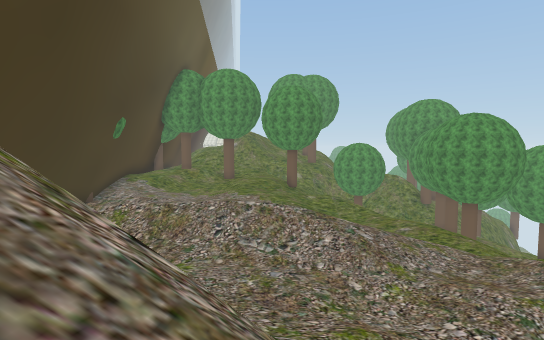
view 1 (above)

19 first-person views from a walk through a 3-D level made in the Unity game engine. The camera is 1.3 m above the floor, tilts 4° down and sees 80° across. The floor is counted in squares, 2 m on a side. Each view is taken from the middle of a square. On the plan, view 1 faces up. The plan holds only what a view shows up to about 10 squares ahead; the rest is blank. The place goes on beyond the plan. Some trees and plants on the terrain are drawn as simple stand-ins. Some surface patterns are stand-ins.

view 2
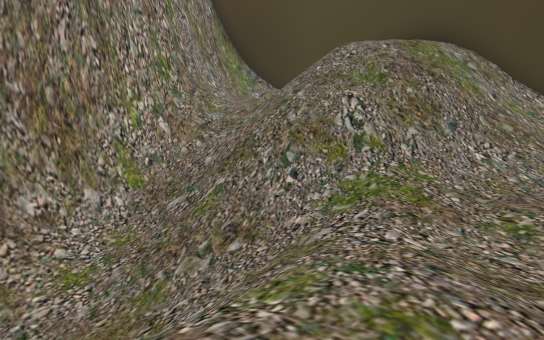

view 3
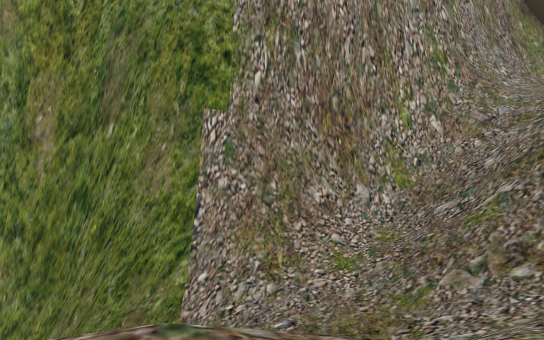

view 4
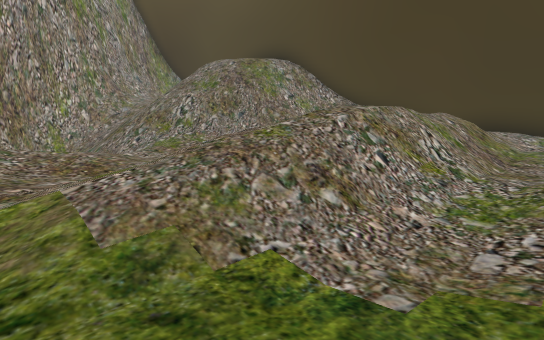

view 5
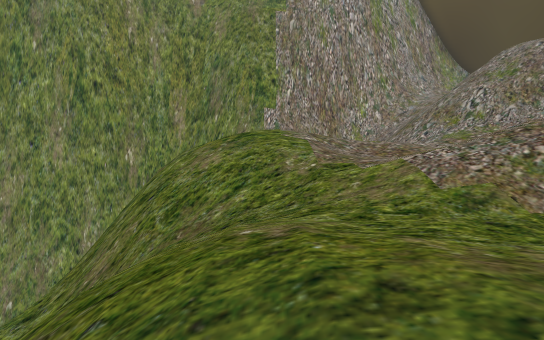

view 6
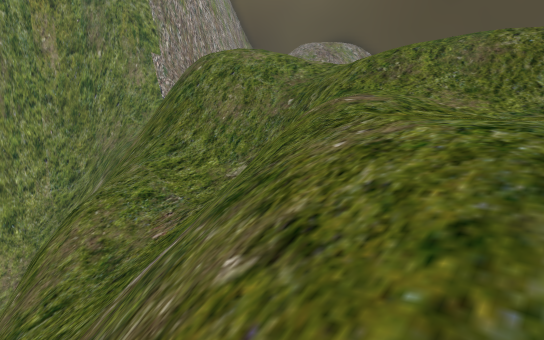

view 7
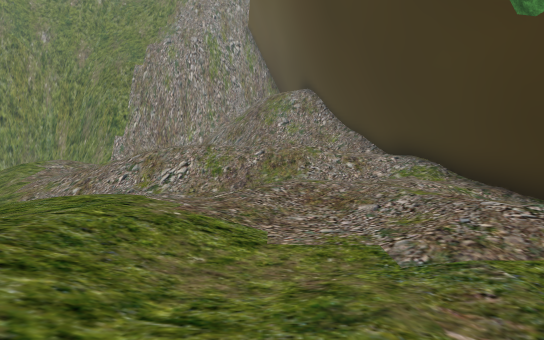

view 8
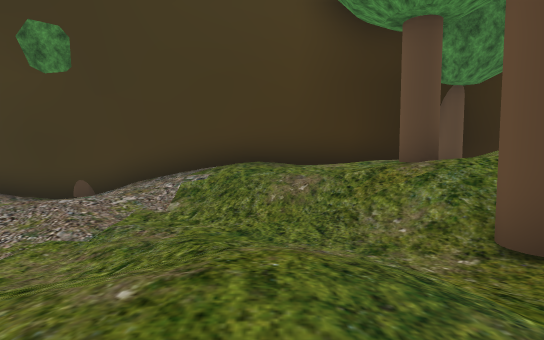

view 9
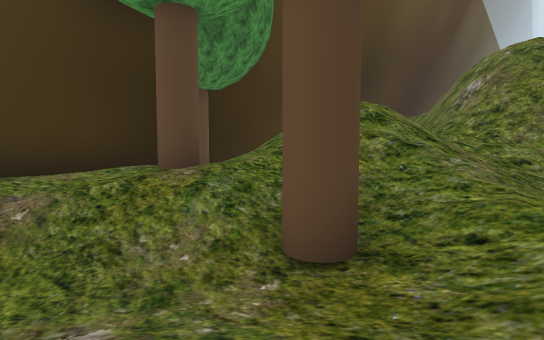

view 10
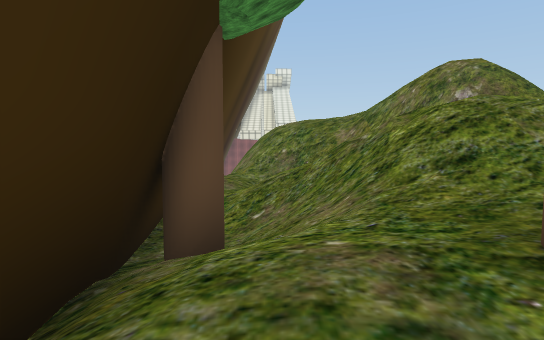

view 11
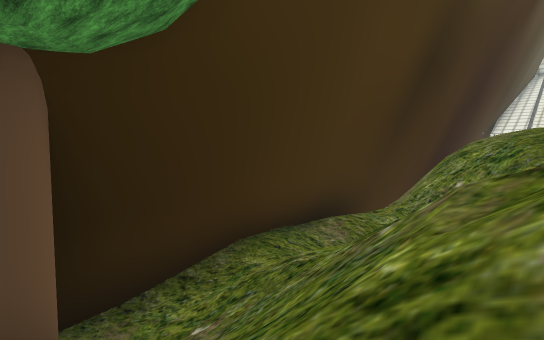

view 12
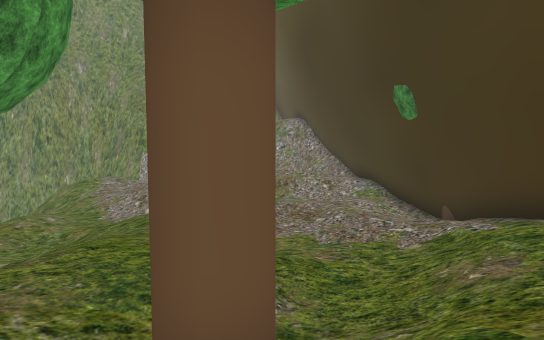

view 13
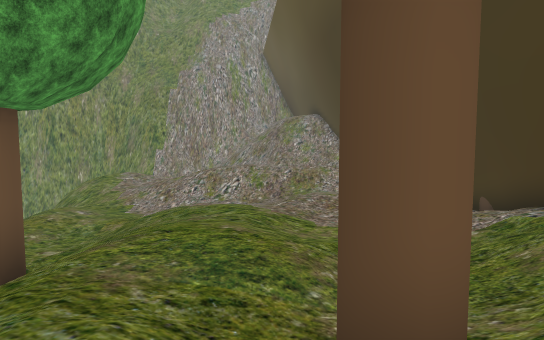

view 14
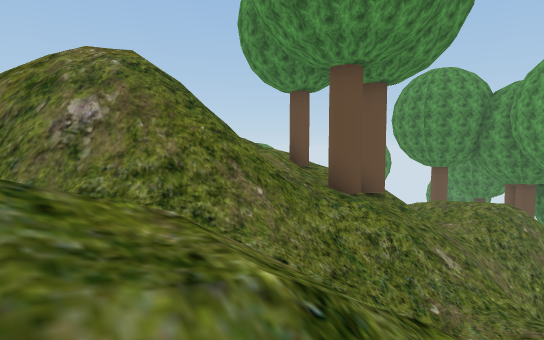

view 15
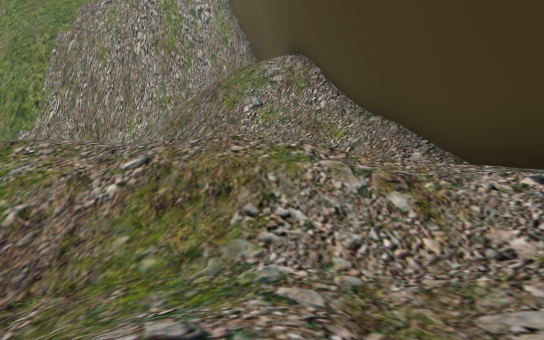

view 16
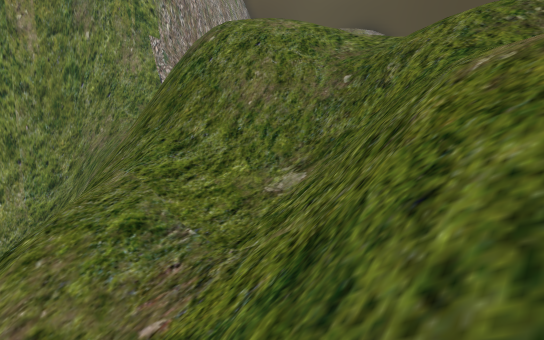

view 17
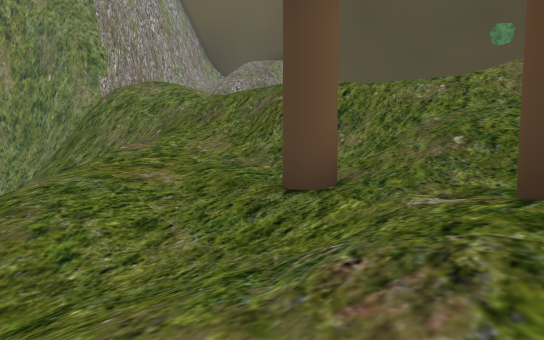

view 18
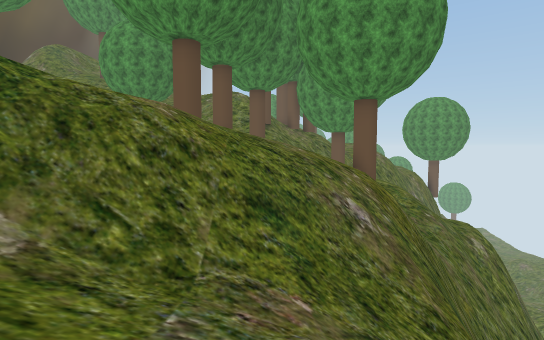

view 19
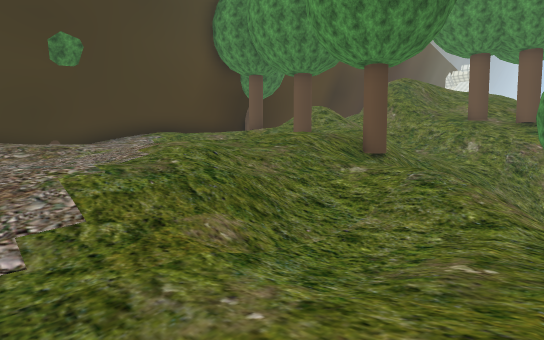

### Floor plan
Key: @ floor where view 1 was taken; # wall or solid block; x gap in a wall; . main floor; : floor 0.75 m higher than the main floor; - floor 0.75 m lower than the main floor; _ floor 1.5 m lower than the main floor; + floor 1.75 m higher than the main floor; < floor 2.25 m lower than the main floor; * floor 3.25 m higher than the main floor; ( floor 3.25 m lower than the main floor; ! floor 4.75 m lower than the main floor; ? floor 6.25 m lower than the main floor; % floor 7.25 m higher than the main floor; / step, stairs or slope; = window, fence, low wall or low ledge; v drop or lower ground; T tree.
Columns run from 9 left of view 1 to 18 right of it. Each row starts with its distance up from view 1.
 29 #=////
 28 #//= /      T
 27 #//  # /= //*
 26 #/   ##== /TT/
 25 =#/   /==//////..
 24 =#/// ////////////
 23 =#////// .//=vxx=/
 22 .T/////// ////
 21  #/++///+ //
 20  #++T/T////
 19  #++//./::T/
 18  #+//./:+:T/
 17  #+//../://./    /!T!/  ///v
 16  #:/.../:///-/////!///T //vv
 15  #=.......////////T/?/  /vv
 14  T........//__///!!///  vv
 13  T#.......//___///!/!//vv
 12  .#.......//__-////!//vv
 11   #.../  ./___-///////vv
 10   #/..//--/_____///=//v
  9   #///////////__/=////v
  8   #+///+++///////=////v
  7   ## ////////..//v#//v
  6    #/  .......////#xv
  5    #//  ....../://vv
  4    ##////./...//
  3     ####=/////
  2     #///==/////
  1     #%///////<(/ /v #
  0     #////@/=///###vv#
 -1         ////#########
 -2         //####
 -3         /##

Where each view was taken, in squares from view 1:
view 1: 0 up, 0 right, facing up
view 2: 5 up, 5 right, facing down-left
view 3: 5 up, 5 right, facing down
view 4: 11 up, 5 right, facing down-left
view 5: 12 up, 6 right, facing down
view 6: 13 up, 13 right, facing down-left
view 7: 18 up, 3 left, facing down
view 8: 18 up, 0 right, facing left
view 9: 18 up, 1 left, facing up-left
view 10: 19 up, 7 left, facing up
view 11: 22 up, 5 left, facing up-left
view 12: 22 up, 3 left, facing down
view 13: 22 up, 2 left, facing down
view 14: 22 up, 4 left, facing up-right
view 15: 12 up, 4 left, facing down
view 16: 11 up, 12 right, facing down-left
view 17: 17 up, 12 right, facing down-left
view 18: 7 up, 11 right, facing up
view 19: 11 up, 5 right, facing up-left
